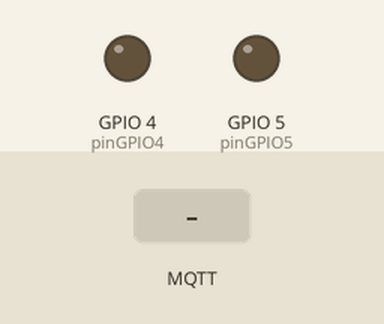
This sketch was run on a simulated ESP8266 (NodeMCU). Shown: output pins drawn as LEDs (lit = HIGH). The inputs (shaded band) are chosen by the test bench. WiFi joins after 1.5 s; servers stay silent unless stated; no MQTT or app messages arrive unless stated; what the sketch prints to the serial monitor is not drawn.

Above: at 2.7 s.
2.8 s: MQTT message "1" arrives on the first subscribed topic
At 3.2 s:
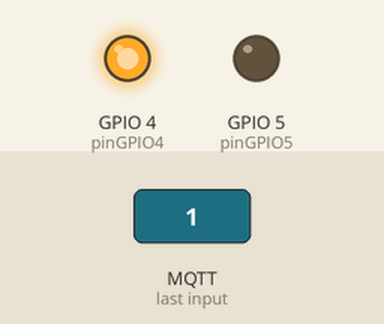
4.3 s: MQTT message "0" arrives on the first subscribed topic
At 4.4 s:
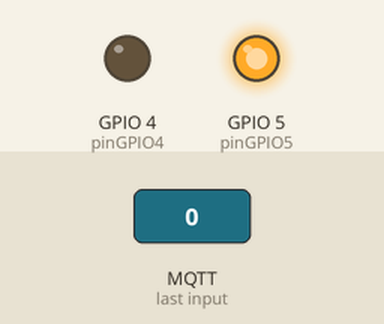
Timing chart, 0 to 7.3 s (numbered marks = the images above; inputs shaded):
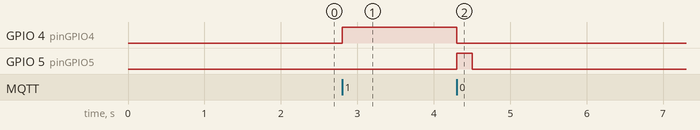

The sketch:

esp_client_1.ino
```cpp
#include <ESP8266WiFi.h>
#include <PubSubClient.h>

const char* ssid = "DSSI_IoT_Project";
const char* password = "##############";

const char* mqtt_server = "192.168.1.1";

WiFiClient espClient;
PubSubClient client(espClient);

const int pinGPIO5 = 5;
const int pinGPIO4 = 4;

void setup_wifi() {
  delay(10);
  Serial.println();
  Serial.print("Connecting to ");
  Serial.println(ssid);
  WiFi.begin(ssid, password);
  while (WiFi.status() != WL_CONNECTED) {
    delay(500);
    Serial.print(".");
  }
  Serial.println("");
  Serial.print("WiFi connected - ESP IP address: ");
  Serial.println(WiFi.localIP());
}

void callback(String topic, byte* message, unsigned int length) {
  Serial.print("Message arrived on topic: ");
  Serial.print(topic);
  Serial.print(". Message: ");
  String messageTemp;

  for (int i = 0; i < length; i++) {
    Serial.print((char)message[i]);
    messageTemp += (char)message[i];
  }
  Serial.println();

  if(topic=="esp8266_02/4"){
      Serial.print("Changing GPIO 4 to ");
      if(messageTemp == "1"){
        digitalWrite(pinGPIO4, HIGH);
        Serial.print("On");
      }
      else if(messageTemp == "0"){
        digitalWrite(pinGPIO4, LOW);
        Serial.print("Off");
        digitalWrite(pinGPIO5, HIGH);
        delay(200);
        digitalWrite(pinGPIO5, LOW);
      }
  }
  if(topic=="esp8266_02/5"){
      Serial.print("Changing GPIO 5 to ");
      if(messageTemp == "1"){
        digitalWrite(pinGPIO5, HIGH);
        Serial.print("On");
        delay(500);
        digitalWrite(pinGPIO5, LOW);
        Serial.print("Off");
      }
      else if(messageTemp == "0"){
        digitalWrite(pinGPIO5, LOW);
        Serial.print("Off");
      }
  }
  Serial.println();
}

void reconnect() {
  // Loop until we're reconnected
  while (!client.connected()) {
    Serial.print("Attempting MQTT connection...");

    if (client.connect("ESP8266Client2")) {
      Serial.println("connected");
      // Subscribe or resubscribe to a topic
      // You can subscribe to more topics (to control more LEDs in this example)
      client.subscribe("esp8266_02/4");
      client.subscribe("esp8266_02/5");
    } else {
      Serial.print("failed, rc=");
      Serial.print(client.state());
      Serial.println(" try again in 5 seconds");
      // Wait 5 seconds before retrying
      delay(5000);
    }
  }
}

void setup() {
  pinMode(pinGPIO4, OUTPUT);
  pinMode(pinGPIO5, OUTPUT);

  Serial.begin(115200);
  setup_wifi();
  client.setServer(mqtt_server, 1883);
  client.setCallback(callback);
}

void loop() {
  if (!client.connected()) {
    reconnect();
  }
  if(!client.loop())
    client.connect("ESP8266Client");
}
```

Measured:
- after the input at 2.8 s, GPIO 4 (pinGPIO4): LOW → HIGH at once
- after the input at 4.3 s, GPIO 4 (pinGPIO4): HIGH → LOW at once; GPIO 5 (pinGPIO5): LOW → HIGH at once, → LOW 0.20 s later
